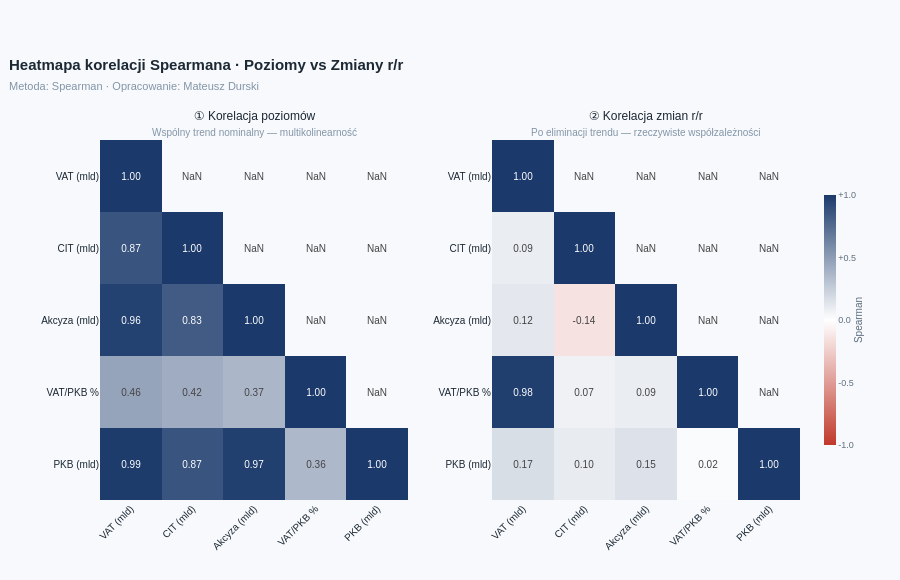

Source (notebook cell):
### Code cell
# ── SEKCJA 4: HEATMAPA KORELACJI (dane kwartalne [RAW i DIFF]) ────────────────

# ── ZMIENNE ───────────────────────────────────────────────────────────────────
zmienne = [
    'vat_mld', 'cit_mld', 'akcyza_mld',
    'vat_pkb_pct', 'pkb_mld',
]

etykiety = {
    'vat_mld':     'VAT (mld)',
    'cit_mld':     'CIT (mld)',
    'akcyza_mld':  'Akcyza (mld)',
    'vat_pkb_pct': 'VAT/PKB %',
    'pkb_mld':     'PKB (mld)',
}
etykiety_lista = [etykiety[z] for z in zmienne]

# ── MACIERZE KORELACJI ────────────────────────────────────────────────────────
# Poziomy — pokazuje multikolinearność i wspólny trend nominalny
corr_poziomy = df[zmienne].corr(method='spearman').round(2)

# Zmiany r/r — eliminuje trend, pokazuje rzeczywiste współzależności
# pct_change() oblicza (t - t-1) / t-1, dropna() usuwa pierwszy wiersz NaN
df_diff   = df[zmienne].pct_change().dropna()
corr_diff = df_diff.corr(method='spearman').round(2)

# ── MASKOWANIE — tylko dolny trójkąt ─────────────────────────────────────────
def maskuj(corr):
    """
    Maskuje górny trójkąt macierzy przez NaN.
    k=1 zostawia przekątną (korelacja zmiennej z samą sobą = 1.0).
    """
    mask   = np.triu(np.ones(corr.shape, dtype=bool), k=1)
    corr_m = corr.copy()
    corr_m[mask] = np.nan
    return corr_m

corr_poziomy_m = maskuj(corr_poziomy)
corr_diff_m    = maskuj(corr_diff)

# ── KOLORY ────────────────────────────────────────────────────────────────────
CZERWONY   = '#C0392B'
NIEBIESKI  = '#1B3A6B'
BIALY      = '#FFFFFF'
BG         = '#F7F9FC'
SZARY_GRID = '#E4EAF2'

colorscale = [
    [0.0, CZERWONY],   # -1.0 — silna korelacja ujemna
    [0.5, BIALY],      #  0.0 — brak korelacji
    [1.0, NIEBIESKI],  # +1.0 — silna korelacja dodatnia
]

# ── FIGURA 1×2 ────────────────────────────────────────────────────────────────
heatmap = make_subplots(
    rows=1, cols=2,
    subplot_titles=(
        '① Korelacja poziomów',
        '② Korelacja zmian r/r',
    ),
    horizontal_spacing=0.12,
)

# ── HELPER — jeden trace heatmapy ─────────────────────────────────────────────
def dodaj_heatmape(heatmap, corr_m, row, col, showscale):
    """
    Rysuje heatmapę w subplocie.
    Jawne ustawienie xaxis/yaxis eliminuje błąd przypisania osi
    przy make_subplots z go.Heatmap.
    """
    # Mapowanie (row, col) → sufiks osi Plotly
    # (1,1) → '' | (1,2) → '2'
    os = '' if (row == 1 and col == 1) else '2'

    heatmap.add_trace(go.Heatmap(
        z=corr_m.values,
        x=etykiety_lista,
        y=etykiety_lista,
        colorscale=colorscale,
        zmin=-1, zmax=1,              # stała skala niezależna od danych
        text=corr_m.values,
        texttemplate='%{text:.2f}',
        textfont=dict(size=10, family='Arial'),
        hoverongaps=False,            # brak tooltipa dla NaN (górny trójkąt)
        hovertemplate=(
            '<b>%{y} × %{x}</b><br>'
            'Korelacja Spearmana: %{z:.2f}'
            '<extra></extra>'
        ),
        showscale=showscale,
        xaxis=f'x{os}',              # jawne przypisanie osi X do subplotu
        yaxis=f'y{os}',              # jawne przypisanie osi Y do subplotu
        colorbar=dict(
            title=dict(
                text='Spearman',
                font=dict(size=10, color='#5D6D7E'),
                side='right',
            ),
            tickvals=[-1, -0.5, 0, 0.5, 1],
            ticktext=['-1.0', '-0.5', '0.0', '+0.5', '+1.0'],
            tickfont=dict(size=9, color='#5D6D7E'),
            len=0.75,
            thickness=12,
            x=1.02,
        ),
    ), row=row, col=col)


# ── DODAJ OBA TRACE ───────────────────────────────────────────────────────────
dodaj_heatmape(heatmap, corr_poziomy_m, row=1, col=1, showscale=False)
dodaj_heatmape(heatmap, corr_diff_m,    row=1, col=2, showscale=True)

# ── PODTYTUŁY SUBPLOTÓW — rozszerzone o opis ─────────────────────────────────
for i, (tekst, kolor) in enumerate([
    ('Wspólny trend nominalny — multikolinearność', '#8395A7'),
    ('Po eliminacji trendu — rzeczywiste współzależności', '#8395A7'),
]):
    heatmap.layout.annotations[i].update(
        text=f'{heatmap.layout.annotations[i].text}<br>'
             f'<span style="font-size:10px;color:{kolor}">{tekst}</span>',
        font=dict(size=12),
    )

# ── LAYOUT ───────────────────────────────────────────────────────────────────
heatmap.update_layout(
    title=dict(
        text=(
            '<b>Heatmapa korelacji Spearmana · Poziomy vs Zmiany r/r</b><br>'
            '<span style="font-size:11px;color:#8395A7">'
            'Metoda: Spearman · Opracowanie: Mateusz Durski'
            '</span>'
        ),
        x=0.01, xanchor='left',
        font=dict(size=15),
    ),
    height=580,
    paper_bgcolor=BG,
    plot_bgcolor=BG,
    font=dict(family='Arial', size=10, color='#1C2833'),
    margin=dict(t=140, b=80, l=100, r=100),
)

# ── OSIE ─────────────────────────────────────────────────────────────────────
for col in [1, 2]:
    heatmap.update_xaxes(
        tickangle=-45,
        tickfont=dict(size=10),
        showgrid=False,
        row=1, col=col,
    )
    heatmap.update_yaxes(
        tickfont=dict(size=10),
        showgrid=False,
        autorange='reversed',   # pierwsza zmienna na górze
        row=1, col=col,
    )


# ── EXPORT ───────────────────────────────────────────────────────────────────
file_path = OUT_DIR / "heatmapa_korelacji.html"

heatmap.write_html(
    file_path,
    include_plotlyjs="cdn",
)

print(f"✅ Zapisano: {file_path}")

heatmap.show()

### Figure 1 — Plotly figure (JSON) as saved in the notebook; plotly's stock layout.template omitted (floating-point values rounded to 4 significant figures)
{"data": [{"colorbar": {"len": 0.75, "thickness": 12, "tickfont": {"color": "#5D6D7E", "size": 9}, "ticktext": ["-1.0", "-0.5", "0.0", "+0.5", "+1.0"], "tickvals": [-1, -0.5, 0, 0.5, 1], "title": {"font": {"color": "#5D6D7E", "size": 10}, "side": "right", "text": "Spearman"}, "x": 1.02}, "colorscale": [[0, "#C0392B"], [0.5, "#FFFFFF"], [1, "#1B3A6B"]], "hoverongaps": false, "hovertemplate": "<b>%{y} × %{x}</b><br>Korelacja Spearmana: %{z:.2f}<extra></extra>", "showscale": false, "text": [[1.0, NaN, NaN, NaN, NaN], [0.87, 1.0, NaN, NaN, NaN], [0.96, 0.83, 1.0, NaN, NaN], [0.46, 0.42, 0.37, 1.0, NaN], [0.99, 0.87, 0.97, 0.36, 1.0]], "textfont": {"family": "Arial", "size": 10}, "texttemplate": "%{text:.2f}", "type": "heatmap", "x": ["VAT (mld)", "CIT (mld)", "Akcyza (mld)", "VAT/PKB %", "PKB (mld)"], "xaxis": "x", "y": ["VAT (mld)", "CIT (mld)", "Akcyza (mld)", "VAT/PKB %", "PKB (mld)"], "yaxis": "y", "z": [[1.0, NaN, NaN, NaN, NaN], [0.87, 1.0, NaN, NaN, NaN], [0.96, 0.83, 1.0, NaN, NaN], [0.46, 0.42, 0.37, 1.0, NaN], [0.99, 0.87, 0.97, 0.36, 1.0]], "zmax": 1, "zmin": -1}, {"colorbar": {"len": 0.75, "thickness": 12, "tickfont": {"color": "#5D6D7E", "size": 9}, "ticktext": ["-1.0", "-0.5", "0.0", "+0.5", "+1.0"], "tickvals": [-1, -0.5, 0, 0.5, 1], "title": {"font": {"color": "#5D6D7E", "size": 10}, "side": "right", "text": "Spearman"}, "x": 1.02}, "colorscale": [[0, "#C0392B"], [0.5, "#FFFFFF"], [1, "#1B3A6B"]], "hoverongaps": false, "hovertemplate": "<b>%{y} × %{x}</b><br>Korelacja Spearmana: %{z:.2f}<extra></extra>", "showscale": true, "text": [[1.0, NaN, NaN, NaN, NaN], [0.09, 1.0, NaN, NaN, NaN], [0.12, -0.14, 1.0, NaN, NaN], [0.98, 0.07, 0.09, 1.0, NaN], [0.17, 0.1, 0.15, 0.02, 1.0]], "textfont": {"family": "Arial", "size": 10}, "texttemplate": "%{text:.2f}", "type": "heatmap", "x": ["VAT (mld)", "CIT (mld)", "Akcyza (mld)", "VAT/PKB %", "PKB (mld)"], "xaxis": "x2", "y": ["VAT (mld)", "CIT (mld)", "Akcyza (mld)", "VAT/PKB %", "PKB (mld)"], "yaxis": "y2", "z": [[1.0, NaN, NaN, NaN, NaN], [0.09, 1.0, NaN, NaN, NaN], [0.12, -0.14, 1.0, NaN, NaN], [0.98, 0.07, 0.09, 1.0, NaN], [0.17, 0.1, 0.15, 0.02, 1.0]], "zmax": 1, "zmin": -1}], "layout": {"annotations": [{"font": {"size": 12}, "showarrow": false, "text": "① Korelacja poziomów<br><span style=\"font-size:10px;color:#8395A7\">Wspólny trend nominalny — multikolinearność</span>", "x": 0.22, "xanchor": "center", "xref": "paper", "y": 1, "yanchor": "bottom", "yref": "paper"}, {"font": {"size": 12}, "showarrow": false, "text": "② Korelacja zmian r/r<br><span style=\"font-size:10px;color:#8395A7\">Po eliminacji trendu — rzeczywiste współzależności</span>", "x": 0.78, "xanchor": "center", "xref": "paper", "y": 1, "yanchor": "bottom", "yref": "paper"}], "font": {"color": "#1C2833", "family": "Arial", "size": 10}, "height": 580, "margin": {"b": 80, "l": 100, "r": 100, "t": 140}, "paper_bgcolor": "#F7F9FC", "plot_bgcolor": "#F7F9FC", "title": {"font": {"size": 15}, "text": "<b>Heatmapa korelacji Spearmana · Poziomy vs Zmiany r/r</b><br><span style=\"font-size:11px;color:#8395A7\">Metoda: Spearman · Opracowanie: Mateusz Durski</span>", "x": 0.01, "xanchor": "left"}, "xaxis": {"anchor": "y", "domain": [0, 0.44], "showgrid": false, "tickangle": -45, "tickfont": {"size": 10}}, "xaxis2": {"anchor": "y2", "domain": [0.56, 1], "showgrid": false, "tickangle": -45, "tickfont": {"size": 10}}, "yaxis": {"anchor": "x", "autorange": "reversed", "domain": [0, 1], "showgrid": false, "tickfont": {"size": 10}}, "yaxis2": {"anchor": "x2", "autorange": "reversed", "domain": [0, 1], "showgrid": false, "tickfont": {"size": 10}}}}
